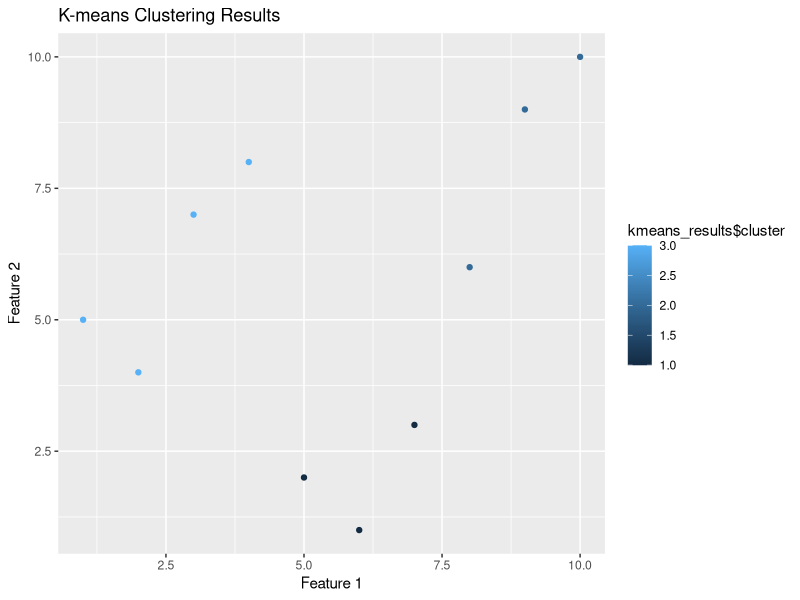

Generate this figure with R:
# Sample data (replace with your actual data)
data <- data.frame(
  feature1 = c(1, 2, 3, 4, 5, 6, 7, 8, 9, 10),
  feature2 = c(5, 4, 7, 8, 2, 1, 3, 6, 9, 10)
)

# Define the number of clusters (k)
k <- 3

# Perform K-means clustering
kmeans_results <- kmeans(data, centers = k, nstart = 20)

# Print cluster assignments
print("Cluster assignments:")
print(kmeans_results$cluster)

# Install packages if not already installed (optional)
if (!require("ggplot2")) install.packages("ggplot2")
library(ggplot2)  # Load the required library

# Visualize clusters
ggplot(data, aes(x = feature1, y = feature2, color = kmeans_results$cluster)) +
  geom_point() +
  labs(title = "K-means Clustering Results", x = "Feature 1", y = "Feature 2")
